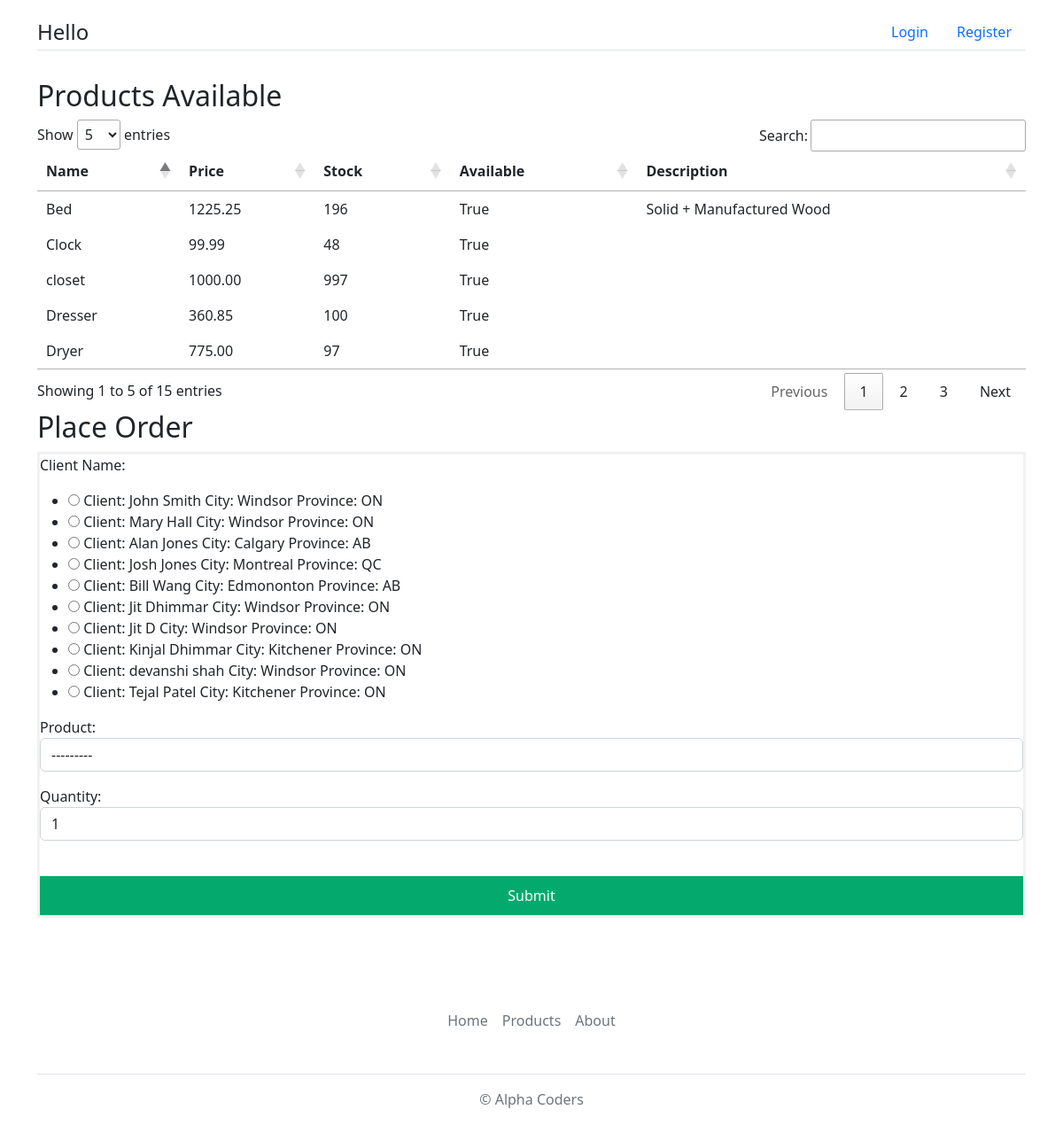
The app's page /myapp/place_order/ with its own data.
### myapp/models.py (models this page shows, shortened)
class Product(models.Model):
    category = models.ForeignKey(Category, related_name='products', on_delete=models.CASCADE)
    name = models.CharField(max_length=200)
    price = models.DecimalField(max_digits=10, decimal_places=2)
    stock = models.PositiveIntegerField(default=100, validators=[
        MaxValueValidator(1000),
        MinValueValidator(0)
    ])
    available = models.BooleanField(default=True)
    interested = models.PositiveIntegerField(default=0)
    description = models.TextField(blank=True)
    def __str__(self):
        return 'Product: ' + self.name + ' Price: ' + str(self.price) + ' Stock: ' + str(
            self.stock) + ' Available: ' + str(self.available) + ' Category: ' + self.category.name

### myapp/views.py (the view)
# urls.py: path('place_order/', views.place_order, name='place_order'),
def place_order(request):
    msg = ''
    prodlist = Product.objects.all()
    if request.method == 'POST':
        form = OrderForm(request.POST)
        if form.is_valid():
            order = form.save(commit=False)
            if order.num_units <= order.product.stock:
                order.save()
                order.product.stock -= order.num_units
                if order.product.stock == 0:
                    order.product.available = False
                order.product.save()
                msg = 'Your order has been placed successfully.'
            else:
                msg = 'We do not have sufficient stock to fill your order.'
            return render(request, 'myapp/order_response.html', {'msg': msg})
    else:
        form = OrderForm()
        return render(request, 'myapp/place_order.html', {'form': form, 'msg': msg, 'prodlist': prodlist})

### myapp/forms.py
class OrderForm(forms.ModelForm):
    class Meta:
        model = Order
        fields = ['client', 'product', 'num_units']
        widgets = {
            'client': forms.RadioSelect(),
            'product': forms.Select({'class': 'form-control'}),
            'num_units': forms.NumberInput({'class': 'form-control', 'value': 1})
        }
        labels = {
            'num_units': 'Quantity',
            'client': 'Client Name',
        }
        initial = {
            'num_units':1
        }

### myapp/models.py (called while the page is built)
    def __str__(self):
        return 'Client: ' + self.first_name + ' ' + self.last_name + ' City: ' + self.city + ' Province: ' + self.province

### templates/myapp/place_order.html (shortened to what this page needs)
{% extends 'myapp/base.html' %}
{% block body_block %}
    <h2>Products Available</h2>
    {% if prodlist %}
        <table id="prodTable">
        <thead>
            <tr>
                <th>Name</th>
                <th>Price</th>
                <th>Stock</th>
                <th>Available</th>
                <th>Description</th>
            </tr>
        </thead>
        <tbody>
            {% for product in prodlist %}
                <tr>
                    <td> {{ product.name }}</td>
                    <td> {{ product.price }}</td>
                    <td> {{ product.stock }}</td>
                    <td> {{ product.available }}</td>
                    <td> {{ product.description }}</td>
                </tr>
            {% endfor %}
        </tbody>
        </table>
    {% else %}
        <h2>No Products are available</h2>
    {% endif %}
    <h2>Place Order</h2>
    <form method="post">
        {{ form.as_p }}
        <div class="flex">
        <br/>
        <button type="submit">Submit</button>
        </div>
    </form>
    <br/>
{% endblock %}

### myapp/static/myapp/style.css (style rules this page uses)
form { border: 3px solid #f1f1f1; }
button { background-color: #04AA6D; color: white; padding: 10px 10px; margin: 8px 8px; border: none; cursor: pointer; width: 100%; }

### records on screen
Product: name "Clock", price "99.99", stock "48", available "True"
Product: name "Dresser", price "360.85", stock "100", available "True"
Product: name "Dryer", price "775.00", stock "97", available "True"
Product: name "Bed", price "1225.25", stock "196", available "True", description "Solid + Manufactured Wood"
Product: name "closet", price "1000.00", stock "997", available "True"
